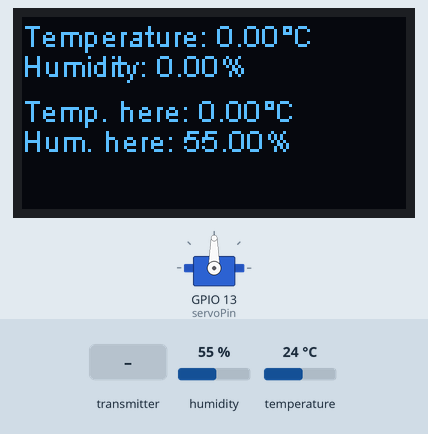
Bench run of a sketch on a simulated ESP32. On the bench: servo, 128×64 one-colour display. The test bench sets the inputs (shaded band); at power-on: humidity 55 %, temperature 24 °C. What the sketch prints to the serial monitor is not drawn.

Above: at 1.2 s.
1.3 s: the transmitter starts sending temp = 25
At 11.0 s:
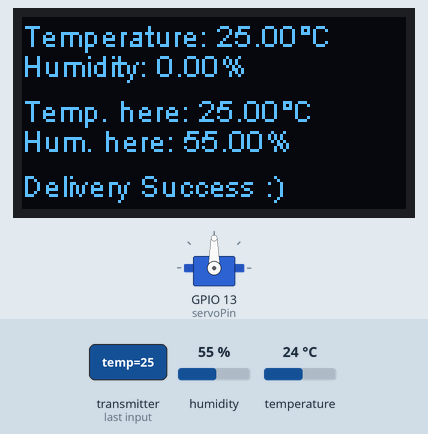
11.5 s: humidity set to 22 %
At 20.8 s:
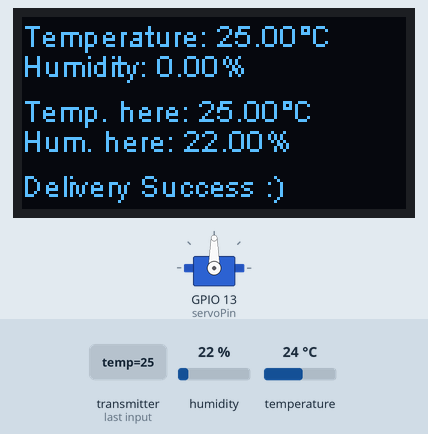
21.6 s: the transmitter starts sending hum = 25
At 30.7 s:
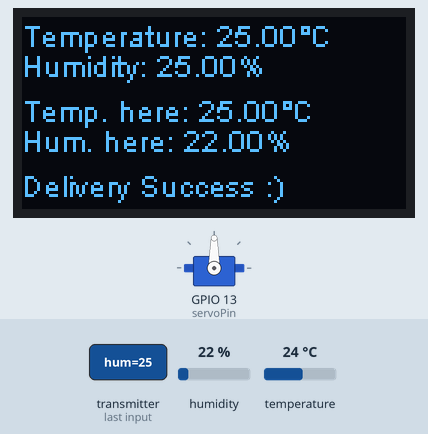
31.6 s: the transmitter starts sending temp = 50
At 40.5 s:
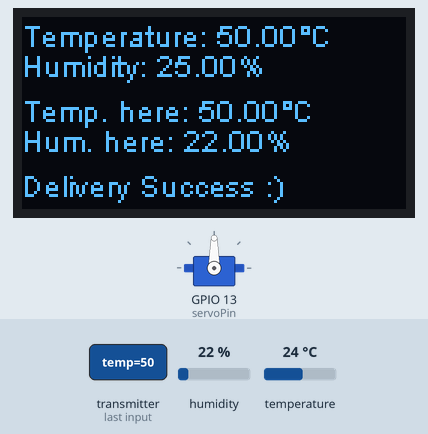
41.6 s: the transmitter starts sending hum = 50
At 51.3 s:
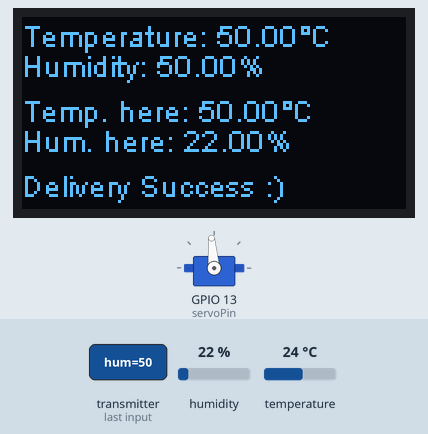
51.6 s: humidity set to 40 %
At 61.4 s:
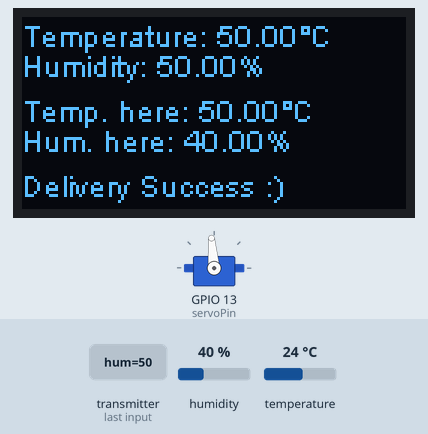
Timing chart, 0 to 62.7 s (numbered marks = the images above; inputs shaded):
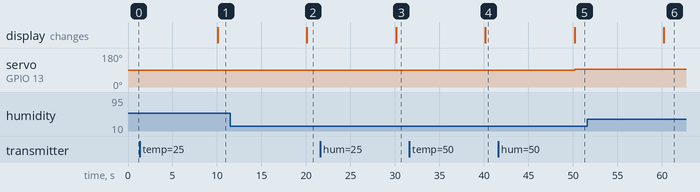

The sketch:

H-Terrarium-Servo-Temperature.ino
```cpp
/* https://dronebotworkshop.com/esp32-servo/

  FIIEC continuous servo FS90R */

//library for servo
#include <Servo.h>


// library for Heltec
#include "DHTesp.h"
#include "heltec.h"
DHTesp dht;

//library for ESP NOW
#include <esp_now.h>
#include <WiFi.h>
//library to use I2C devices
#include <Wire.h>

// ************** VARIABLES **************
//  MAC Address of the receiver from Heltec
//uint8_t broadcastAddress[] = {0x94, 0xB9, 0x7E, 0xDA, 0xA2, 0x28};//ESP 32-1
//uint8_t broadcastAddress[] = {0x7C, 0x9E, 0xBD, 0x5B, 0x35, 0xE4};// sending to HELTEC 2 GREEN- //7C:9E:BD:5B:35:E4
uint8_t broadcastAddress[] = {0x08, 0x3A, 0xF2, 0x71, 0x2A, 0x28};//Heltec 1 BLACK

// Define variables to store DHT22 readings to be sent
float temperature;
float humidity;
// Define variables to store incoming readings
float incomingTemp;
float incomingHum;
#define DHTPIN 27    // Digital pin connected to the DHT sensor GPIO D5
#define DHTTYPE    DHT22     // DHT 22 (AM2302)


//DECLARATIONS SERVO
Servo myservo;  // create servo object to control a servo
// twelve servo objects can be created on most boards

// GPIO the servo is attached to
static const int servoPin = 13;

int servoTemp;//value for rotating the servo


// Variable to store if sending data was successful
String success;

//Structure example to send data
//Must match the receiver structure
typedef struct struct_message {
  float temp;
  float hum;
  float pres;
} struct_message;

// Create a struct_message called DHT22Readings to hold sensor readings
struct_message DHT22Readings;

// Create a struct_message to hold incoming sensor readings
struct_message incomingReadings;


// ************** CALL BACK FUNCTIONS **************

// Callback when data is sent
void OnDataSent(const uint8_t *mac_addr, esp_now_send_status_t status) {
  Serial.print("\r\nLast Packet Send Status:\t");
  Serial.println(status == ESP_NOW_SEND_SUCCESS ? "Delivery Success" : "Delivery Fail");
  if (status == 0) {
    success = "Delivery Success :)";
  }
  else {
    success = "Delivery Fail :(";
  }
}

// Callback when data is received
void OnDataRecv(const uint8_t * mac, const uint8_t *incomingData, int len) {
  memcpy(&incomingReadings, incomingData, sizeof(incomingReadings));
  Serial.print("Bytes received: ");
  Serial.println(len);
  incomingTemp = incomingReadings.temp;
  incomingHum = incomingReadings.hum;
}


//************** SET UP AND LOOP **************
void setup()
{
  // Init Serial Monitor
  Serial.begin(115200);
  dht.setup(DHTPIN, DHTesp::DHTTYPE);
  myservo.attach(servoPin);  // attaches the servo on the servoPin to the servo object


  Heltec.begin(true /*DisplayEnable Enable*/, false /*LoRa Enable*/, false /*Serial Enable*/);


  //// Set device as a Wi-Fi Station
  WiFi.mode(WIFI_STA);

  // Init ESP-NOW
  if (esp_now_init() != ESP_OK) {
    Serial.println("Error initializing ESP-NOW");
    return;
  }

  // Once ESPNow is successfully Init, we will register for Send CB to
  // get the status of Trasnmitted packet
  esp_now_register_send_cb(OnDataSent);

  // Register peer Register the other ESP to broadcast to
  esp_now_peer_info_t peerInfo;
  memcpy(peerInfo.peer_addr, broadcastAddress, 6);
  peerInfo.channel = 0;
  peerInfo.encrypt = false;

  // Add peer
  if (esp_now_add_peer(&peerInfo) != ESP_OK) {
    Serial.println("Failed to add peer");
    return;
  }
  // Register for a callback function that will be called when data is received
  esp_now_register_recv_cb(OnDataRecv);

}

void loop() {

  getReadings();
  // Set values to send
  DHT22Readings.temp = temperature;
  DHT22Readings.hum = humidity;

  // Send message via ESP-NOW
  esp_err_t result = esp_now_send(broadcastAddress, (uint8_t *) &DHT22Readings, sizeof(DHT22Readings));

  if (result == ESP_OK) {
    Serial.println("Sent with success");
  }
  else {
    Serial.println("Error sending the data");
  }
  updateDisplay();

  if (incomingReadings.hum < 50) servoTemp = 90;//treshold 50% humidity
  else servoTemp = 95;

  Serial.print("Rotate : " );
  Serial.println(servoTemp);
  myservo.write(servoTemp);


  delay(10000);

}


// ************** READ AND DISPLAY FUNCTIONS **************
void getReadings() {
  temperature = dht.getTemperature();
  humidity = dht.getHumidity();
  if (isnan(humidity) || isnan(temperature)) {
    Serial.println("Failed to read from DHT sensor!");
  }
}


void updateDisplay() {

  String temperatureDisplay = "Temperature: " + (String)incomingTemp +  "°C";
  String humidityDisplay = "Humidity: " + (String)incomingHum + "%";

  String temperaturehereDisplay = "Temp. here: " + (String)incomingTemp +  "°C";
  String humidityhereDisplay = "Hum. here: " + (String)humidity + "%";

  // Clear the OLED screen
  Heltec.display->clear();
  //Heltec.display->drawString(0, 0, "INCOMING READINGS");

  // Prepare to display temperature
  Heltec.display->drawString(0, 0, temperatureDisplay);
  // Prepare to display humidity
  Heltec.display->drawString(0, 10, humidityDisplay);
  // Prepare to display humidity here
  Heltec.display->drawString(0, 25, temperaturehereDisplay);
 // Prepare to display humidity here
  Heltec.display->drawString(0, 35, humidityhereDisplay);

  // Prepare to display state of sending success
  Heltec.display->drawString(0, 50, success);
  // Display the readings
  Heltec.display->display();


  // Display Readings in Serial Monitor
  Serial.println("INCOMING READINGS");
  Serial.print("Temperature: ");
  Serial.print(incomingReadings.temp);
  Serial.println(" ºC");
  Serial.print("Humidity: ");
  Serial.print(incomingReadings.hum);
  Serial.println(" %");
  Serial.println();


  Serial.print("Humidity here: ");
  Serial.print(humidity);
  Serial.println(" %");
  Serial.println();


}
```

Measured:
- after the input at 1.3 s, the display: changes after 8.8 s (image 1)
- after the input at 11.5 s, the display: changes after 8.6 s (image 2)
- after the input at 21.6 s, the display: changes after 8.5 s (image 3)
- after the input at 31.6 s, the display: changes after 8.6 s (image 4)
- after the input at 41.6 s, servo on GPIO 13 (servoPin): 90° → 95° after 8.6 s; the display: changes after 8.6 s (image 5)
- after the input at 51.6 s, the display: changes after 8.6 s (image 6)
